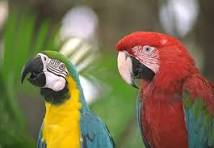
#> input picture New/so/color24.jpg, 214 x 148 px
$ python eqalization8.py
#> lines starting #> are read from the running program, lines starting #| are printed output that depends on the picture
import cv2
import matplotlib.pyplot as plt

# Load the image in color (24-bit RGB)
image = cv2.imread('color24.jpg')
#> image is the input picture: shape (148, 214, 3); mean B, G, R 77.6, 111.9, 123.9

# Split the image into RGB channels
b, g, r = cv2.split(image)
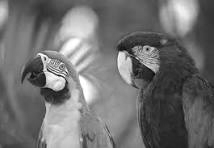
#> g: shape (148, 214); min 0, max 255, mean 111.9
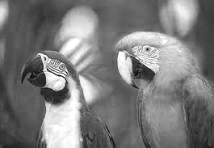
#> r: shape (148, 214); min 7, max 255, mean 123.9

# Perform histogram equalization on each channel separately
equalized_b = cv2.equalizeHist(b)
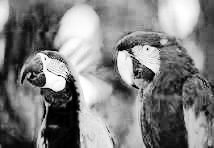
#> equalized_b: shape (148, 214); min 0, max 255, mean 128
equalized_g = cv2.equalizeHist(g)
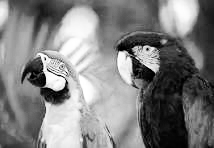
#> equalized_g: shape (148, 214); min 0, max 255, mean 128.3
equalized_r = cv2.equalizeHist(r)
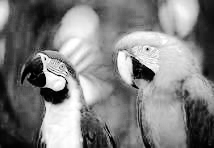
#> equalized_r: shape (148, 214); min 0, max 255, mean 128.4

# Merge the equalized channels back into an RGB image
equalized_image = cv2.merge((equalized_b, equalized_g, equalized_r))
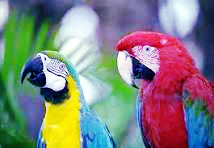
#> equalized_image: shape (148, 214, 3); mean B, G, R 128, 128.3, 128.4

# Calculate histograms for the original and equalized images
histogram_original = cv2.calcHist([image], [0], None, [256], [0, 256])
#> histogram_original = 256 values, max 551 at index 46, min 9 at index 245, mean 123.7
histogram_equalized = cv2.calcHist([equalized_image], [0], None, [256], [0, 256])
#> histogram_equalized = 256 values, max 551 at index 75, min 0 at index 17, mean 123.7

# Plot the original and equalized images along with their histograms
plt.figure(figsize=(12, 8))

# Original Image
plt.subplot(2, 2, 1)
plt.imshow(cv2.cvtColor(image, cv2.COLOR_BGR2RGB))
plt.title('Original Image')

plt.subplot(2, 2, 2)
plt.plot(histogram_original, color='black')
plt.title('Histogram of Original Image')
plt.xlabel('Pixel Value')
plt.ylabel('Frequency')

# Equalized Image
plt.subplot(2, 2, 3)
plt.imshow(cv2.cvtColor(equalized_image, cv2.COLOR_BGR2RGB))
plt.title('Equalized Image')

plt.subplot(2, 2, 4)
plt.plot(histogram_equalized, color='black')
plt.title('Histogram of Equalized Image')
plt.xlabel('Pixel Value')
plt.ylabel('Frequency')

# Adjust layout and display the plot
plt.tight_layout()
plt.show()
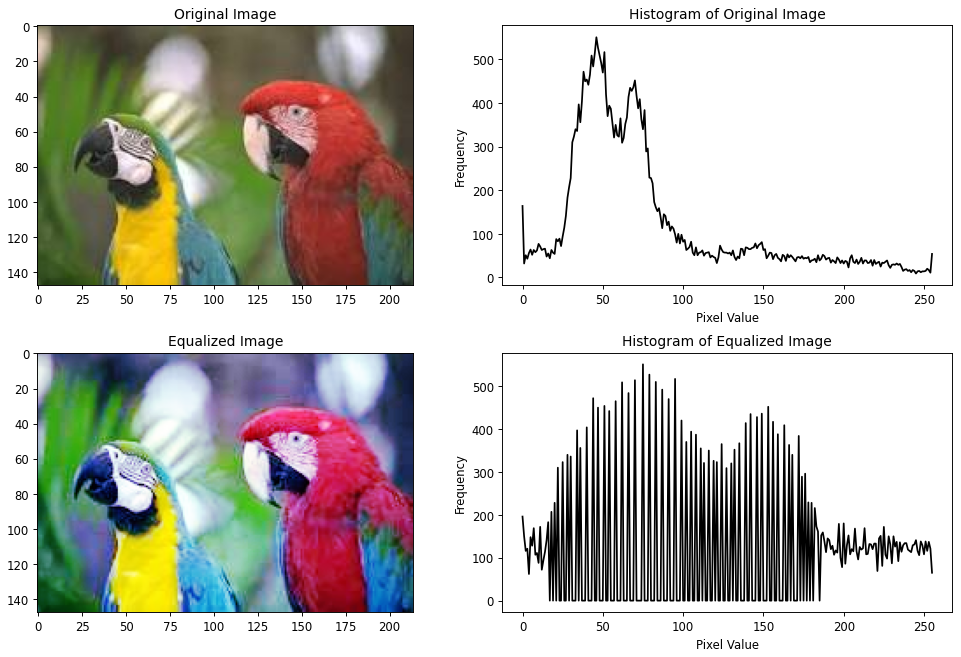
#> figure drawn by matplotlib, 4 panels; panel 2: curve peaks at x = 46, y = 551; panel 4: curve peaks at x = 75, y = 551

$ run again, with New/so/compressed_image.jpg copied over New/so/color24.jpg
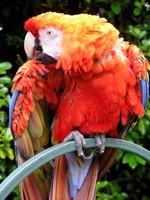
#> input picture New/so/compressed_image.jpg, 150 x 200 px
#> image is the input picture: shape (200, 150, 3); mean B, G, R 57.5, 79.3, 130.9
#> `equalized_image = cv2.merge((equalized_b, equalized_g, equalized_r))`:
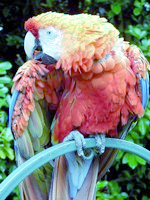
#> equalized_image: shape (200, 150, 3); mean B, G, R 117.2, 124.8, 124.8
#> histogram_original = 256 values, max 2649 at index 0, min 6 at index 247, mean 117.2
#> histogram_equalized = 256 values, max 2649 at index 0, min 0 at index 1, mean 117.2
#> `plt.show()`:
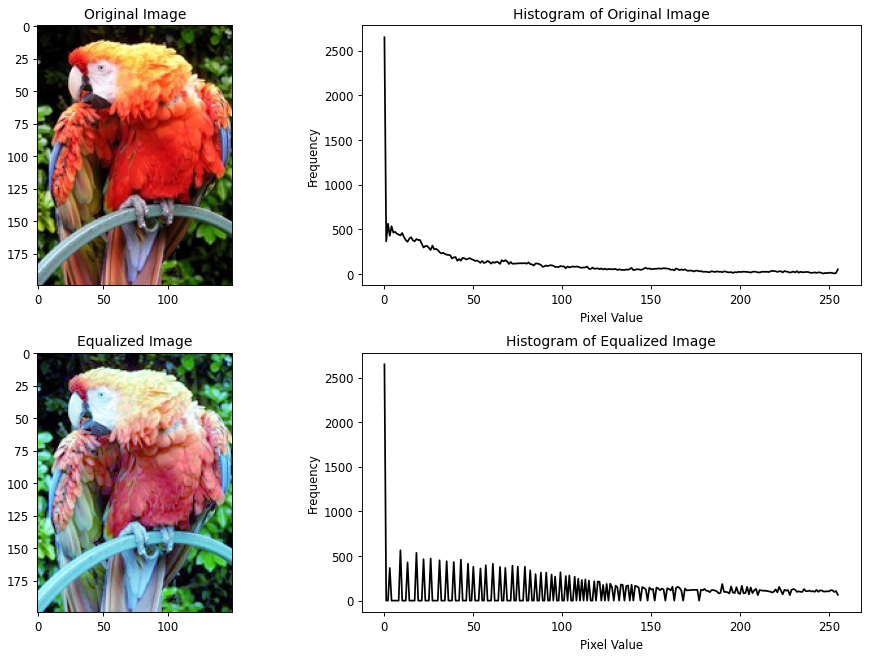
#> figure drawn by matplotlib, 4 panels; panel 2: curve peaks at x = 0, y = 2649; panel 4: curve peaks at x = 0, y = 2649
